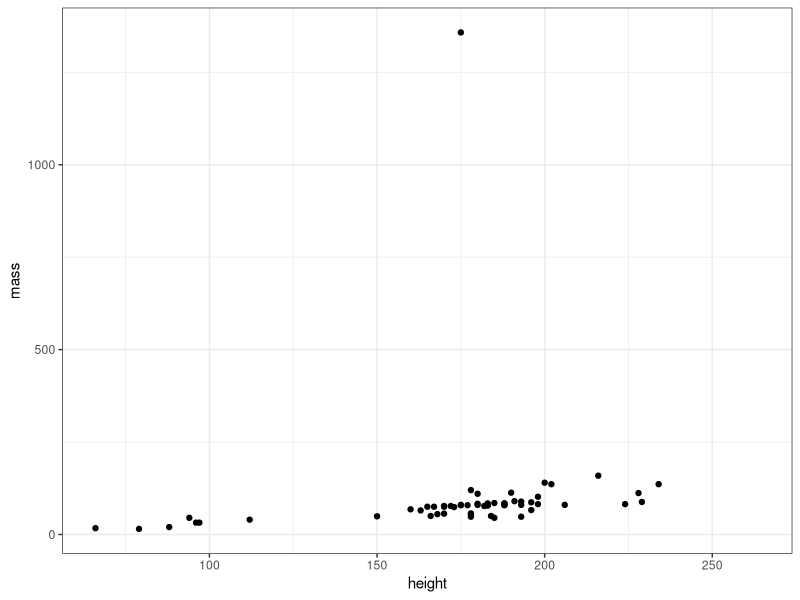
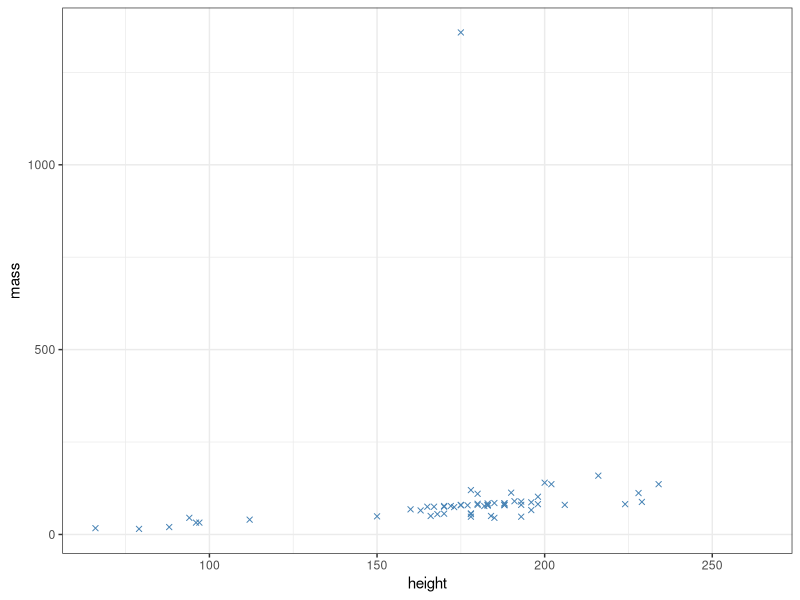
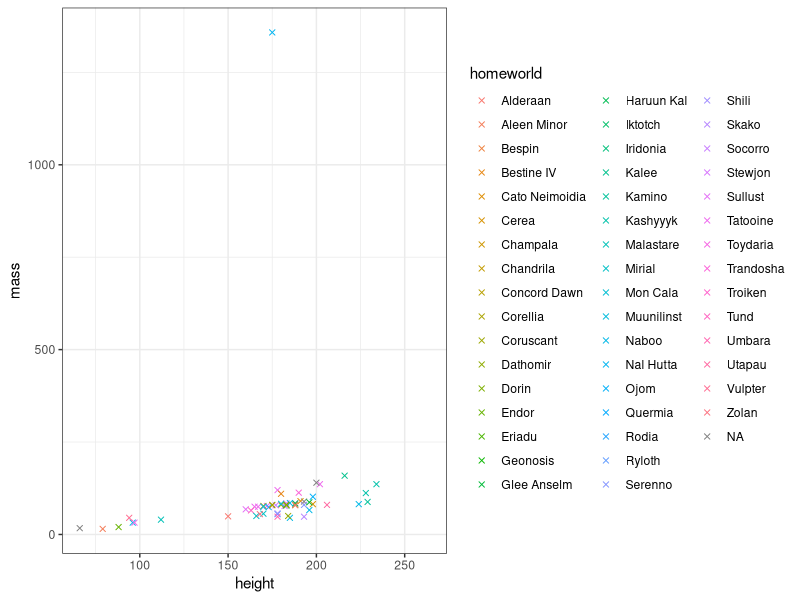
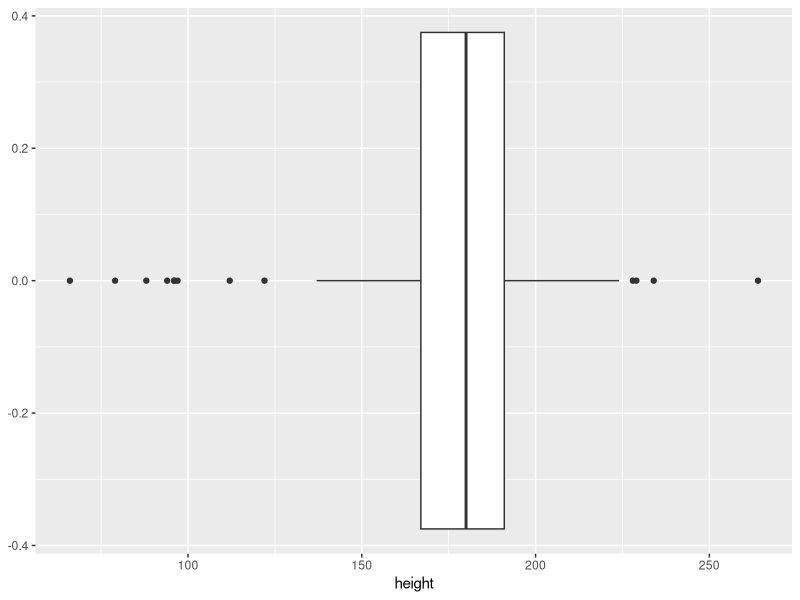
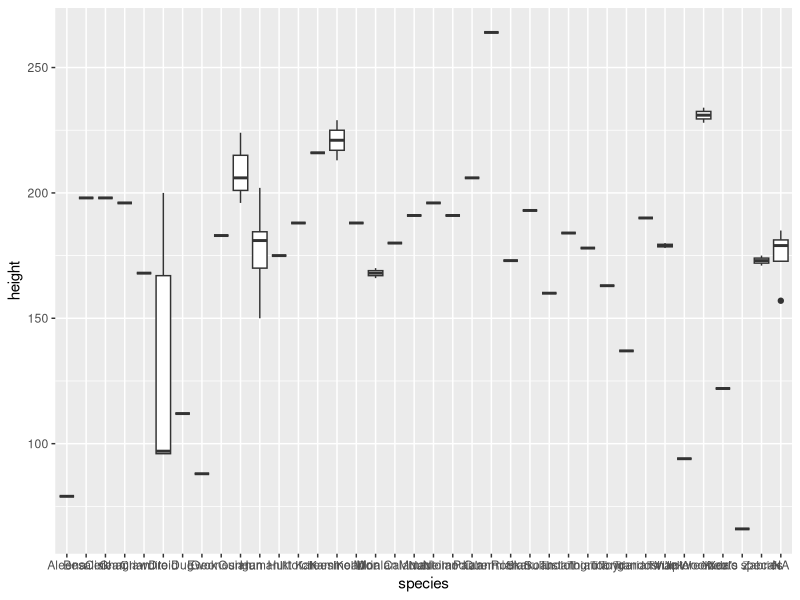
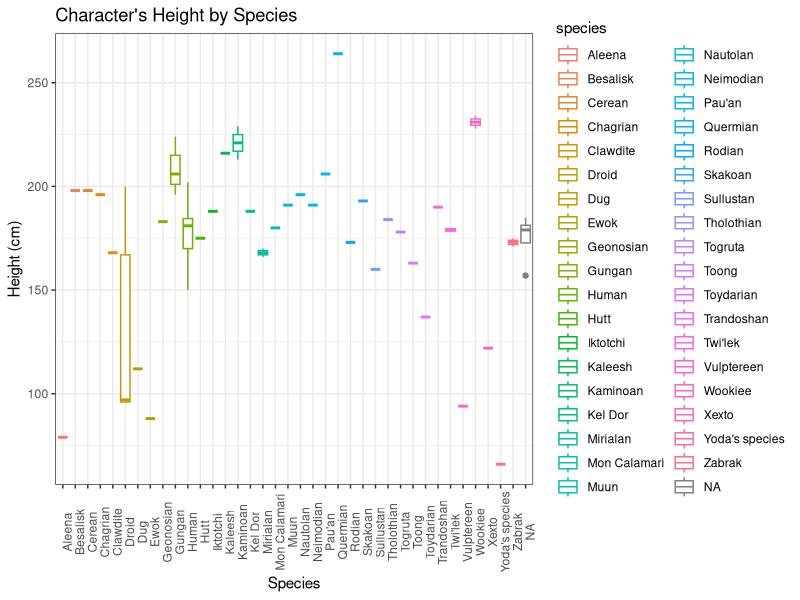
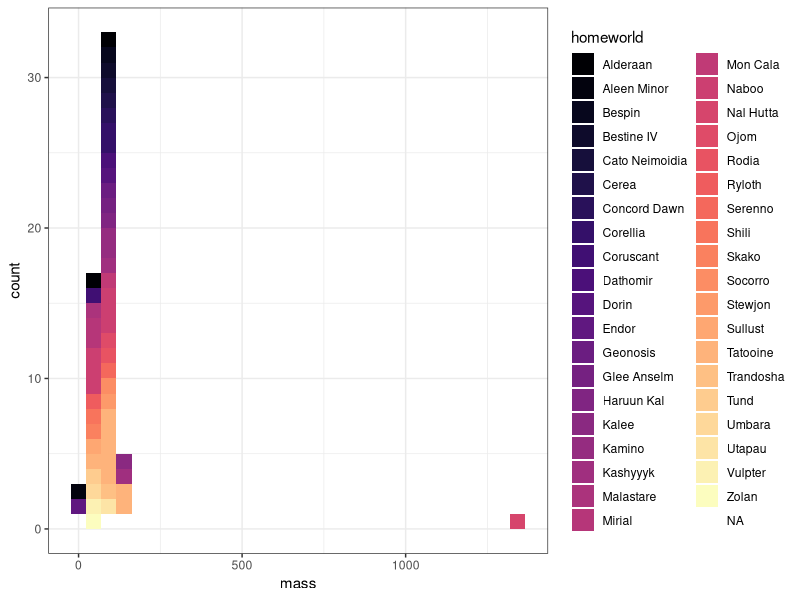
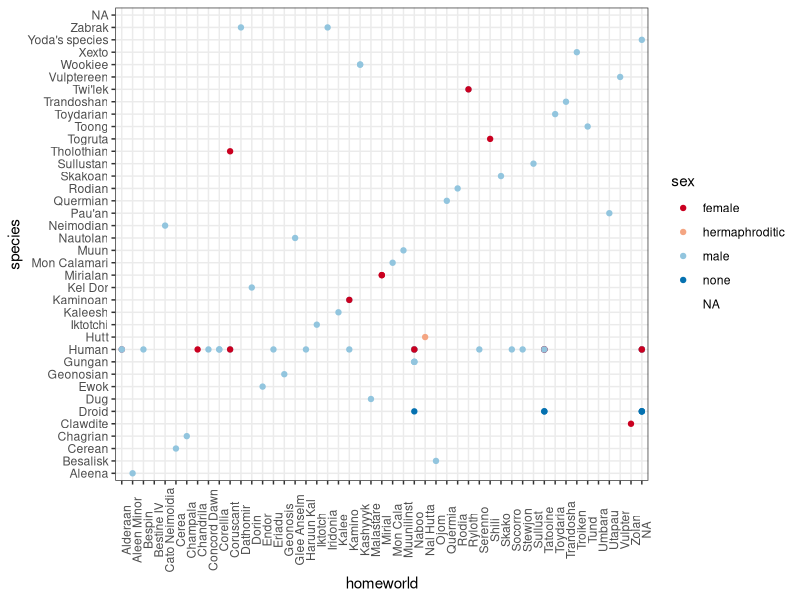

Write R code to recreate these figures, in order.
## ---- chunk 1
library(tidyverse)
data("starwars")
## ---- chunk 2
ggplot(starwars, aes(height, mass))+geom_point()+theme_bw()
## ---- chunk 3
ggplot(starwars, aes(height, mass))+geom_point(color = "steelblue", shape = 4)+theme_bw()
## ---- chunk 4
ggplot(starwars, aes(height, mass, color = homeworld))+geom_point(shape = 4)+theme_bw()
## ---- chunk 5
ggplot(starwars, aes(height))+geom_boxplot()
## ---- chunk 6
ggplot(starwars, aes(species, height))+geom_boxplot()
## ---- chunk 7
ggplot(starwars, aes(species, height, color = species))+geom_boxplot()+theme_bw()+xlab("Species")+ylab("Height (cm)")+ggtitle("Character's Height by Species")+theme(axis.text.x = element_text(angle = 90))
## ---- chunk 8
library(viridis)
ggplot(starwars, aes(mass, fill = homeworld))+ geom_histogram()+scale_fill_viridis(discrete = TRUE, option = "A")+theme_bw()
## ---- chunk 9
ggplot(starwars, aes(homeworld, species, color = sex))+geom_point()+scale_color_brewer(palette = "RdBu")+theme_bw()+theme(axis.text.x = element_text(angle = 90))
## ---- chunk 10
ggplot(starwars, aes(mass, height, color = species))+geom_point()+theme_bw()+facet_wrap(~sex)
